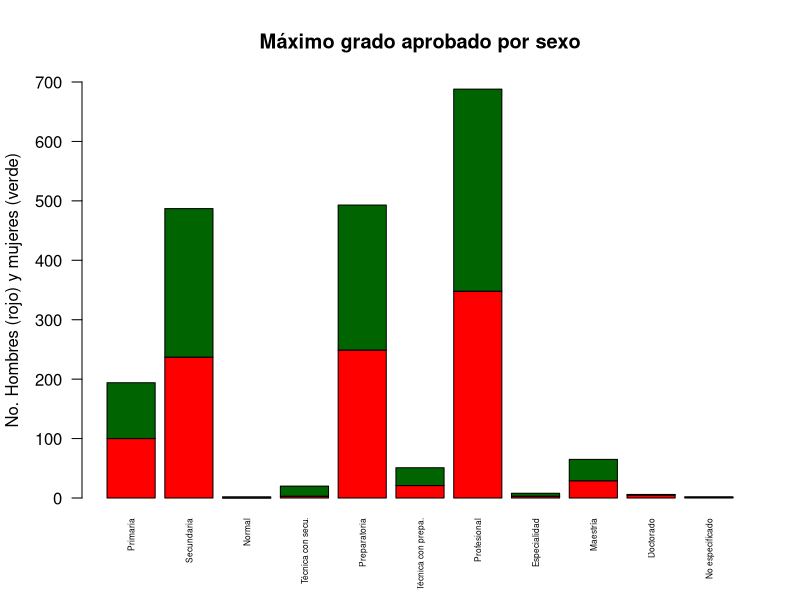

Recreate this plot in R.
## ---- chunk 1
knitr::opts_chunk$set(echo = TRUE)
## ---- chunk 2
library(readr)
MOLEC <- read_csv("MOLEC_2025_limpia.csv")

#::::: Columnas/categorias relevantes :::::
sexo <- MOLEC[, c("sexo")]
nivel_edu <- MOLEC[, c("niv")]
lectura <- MOLEC[, c("m_p32", "m_p33", "m_p36_2")]
## ---- chunk 3
####::::: Frecuencia de sexo (tabla de sexo "sexo") :::::####
sexo$sexo <- factor(
sexo$sexo,
levels = c(1,2),
labels = c("Hombre","Mujer"))
table(sexo$sexo)
## ---- chunk 4
#::::: Tabla de nivel educativo "niv" :::::
# Sirve para analizar los datos y conocer qué categorias están vacias
table(nivel_edu$niv)

####::::: Mediana de nivel educativo :::::####
label_nivEdu <- c(
"2" = "Primaria",
"3" = "Secundaria",
"4" = "Normal",
"5" = "Técnica con secu.",
"6" = "Preparatoria",
"7" = "Técnica con prepa.",
"8" = "Profesional",
"9" = "Especialidad",
"10" = "Maestría",
"11" = "Doctorado",
"99" = "No especificado")
## ---- chunk 5
label_nivEdu[as.character(median(nivel_edu$niv))]
## ---- chunk 6
####:::: Frecuencia de nivel educativo (tabla etiquetada de nivel educativo "niv") ::::####
nivel_edu_txt <- nivel_edu
nivel_edu_txt$niv <- factor(
nivel_edu$niv,
levels = c(2,3,4,5,6,7,8,9,10,11,99),
labels = label_nivEdu)
table(nivel_edu_txt$niv)
## ---- chunk 7
#::::: Tabla de nivel educativo "niv" por sexo "sexo" :::::
table(sexo$sexo, nivel_edu_txt$niv)
## ---- chunk 8
####::::: Grafico de sexo y nivel educativo (histograma de nivel educativo "niv" por sexo "sexo") :::::####
barplot(table(sexo$sexo, nivel_edu_txt$niv), las = 2, cex.names = 0.5, main = "Máximo grado aprobado por sexo", ylim = c(0, 700), ylab = "No. Hombres (rojo) y mujeres (verde)", col = c("red", "darkgreen"))
## ---- chunk 9
#::::: Etiquetado de variables de competencia lectora :::::
lectura_txt <- lectura

label_velLec <- c("Lenta", "Regular", "Medianamente rápida", "Rápida")
label_compLec <- c("Poca","Mitad","Mayor parte","Toda")
label_consLec <- c("Difícil","Ni difícil, ni fácil","No difícil")

lectura_txt$m_p32 <- factor(
lectura$m_p32,
levels = c(1,2,3,4),
labels = label_velLec)
lectura_txt$m_p33 <- factor(
lectura$m_p33,
levels = c(1,2,3,4),
labels = label_compLec)
lectura_txt$m_p36_2 <- factor(
lectura$m_p36_2,
levels = c(1,2,3),
labels = label_consLec)
## ---- chunk 10
####::::: Frecuencia de m_p32, m_p33, m_p36_2 :::::####
table(lectura_txt$m_p32)
## ---- chunk 11
table(lectura_txt$m_p33)
## ---- chunk 12
table(lectura_txt$m_p36_2)
## ---- chunk 13
####::::: Mediana de m_p32, m_p33, m_p36_2 :::::####
label_velLec[median(lectura$m_p32)]
## ---- chunk 14
label_compLec[median(lectura$m_p33)]
## ---- chunk 15
label_consLec[median(lectura$m_p36_2)]
## ---- chunk 16
####::::: Spearman entre m_p32, m_p33, m_p36_2 y niv :::::####
cor(nivel_edu$niv, lectura$m_p32, method = "spearman")
## ---- chunk 17
cor(nivel_edu$niv, lectura$m_p33, method = "spearman")
## ---- chunk 18
cor(nivel_edu$niv, lectura$m_p36_2, method = "spearman")
